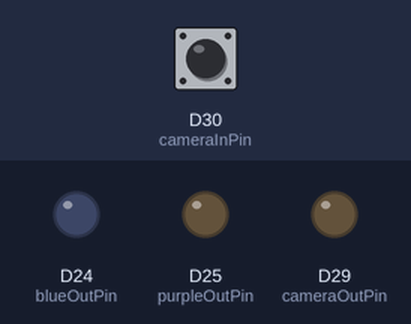
The sketch below on a simulated Arduino Due. Parts: output pins drawn as LEDs (lit = HIGH). The inputs (shaded band) are chosen by the test bench; at power-on: D30 (cameraInPin) HIGH.

Above: at 1.2 s.
1.3 s: D30 (cameraInPin) driven LOW
At 2.3 s:
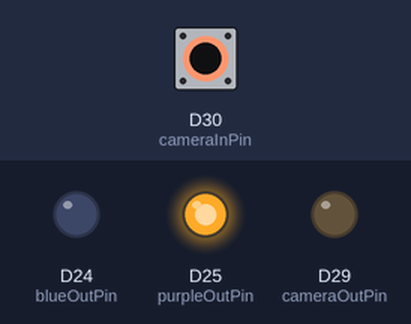
2.8 s: D30 (cameraInPin) pulsed HIGH 5 times (0.12 s each, 0.3 s apart)
At 5.2 s:
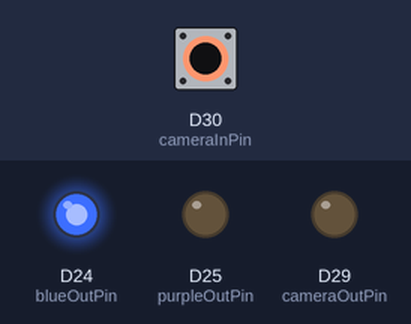
Timing chart, 0 to 6.7 s (numbered marks = the images above; inputs shaded):
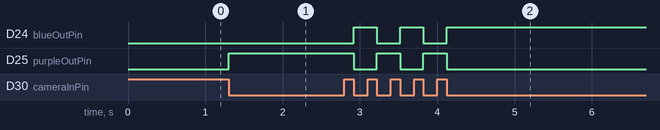

Measured:
- after the input at 1.3 s, D25 (purpleOutPin): LOW → HIGH at once
- after the input at 2.8 s, D24 (blueOutPin): alternates HIGH for 0.30 s and LOW for 0.30 s, 5 changes in all, then stays HIGH, starting after 0.12 s; D25 (purpleOutPin): alternates HIGH for 0.30 s and LOW for 0.30 s, 5 changes in all, then stays LOW, starting after 0.12 s

The sketch:

teensy_sqw_alternate.ino
```cpp
const int cameraOutPin = 29;

const int cameraInPin = 30;    // pin for "all lines exposing"
const int blueOutPin = 24;       // pin for blue's Gate1
const int purpleOutPin = 25;       // pin for purple's Gate1


int flipflopState = 0;
int lastPCOstate = 0;
int currentPCOstate = 0;

void setup() {

// setup 70Hz square wave
analogWriteFrequency(cameraOutPin, 70); // change out pin to 70Hz
pinMode(cameraOutPin,OUTPUT);

pinMode(cameraInPin, INPUT);
pinMode(blueOutPin, OUTPUT);
pinMode(purpleOutPin, OUTPUT);
Serial.begin(9600);
flipflopState = 0;

analogWriteResolution(12);

}

void loop() {

analogWrite(cameraOutPin,127);


// analogWrite(A22, 0xfff);
// delay(2000);
// analogWrite(A22, 0x7ff);
// delay(2000);

currentPCOstate = digitalRead(cameraInPin);

if ((currentPCOstate==LOW) & (lastPCOstate==HIGH)) {
  flipflopState = (flipflopState+1) % 2;

  if (flipflopState==0) {
    digitalWrite(blueOutPin, HIGH);
    digitalWrite(purpleOutPin, LOW);
  } else {
    digitalWrite(blueOutPin, LOW);
    digitalWrite(purpleOutPin, HIGH);
  }
}

lastPCOstate = currentPCOstate;

}
```
